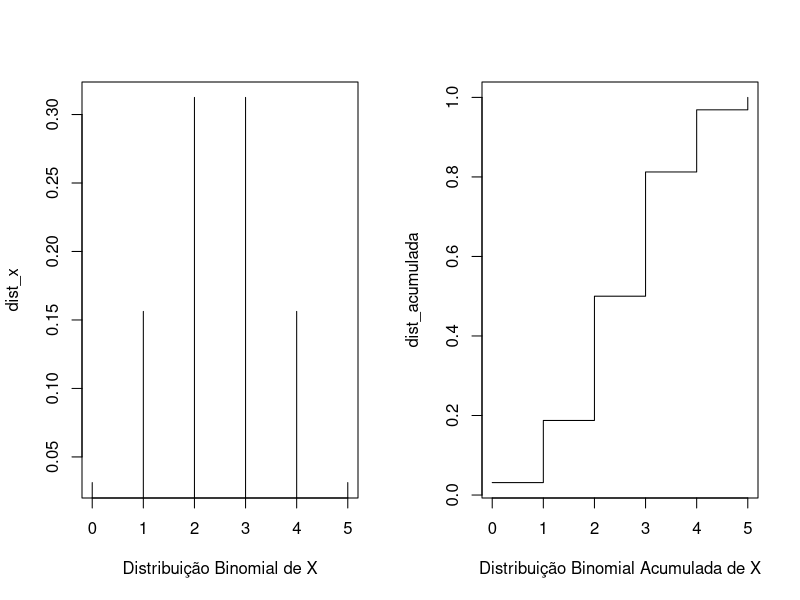
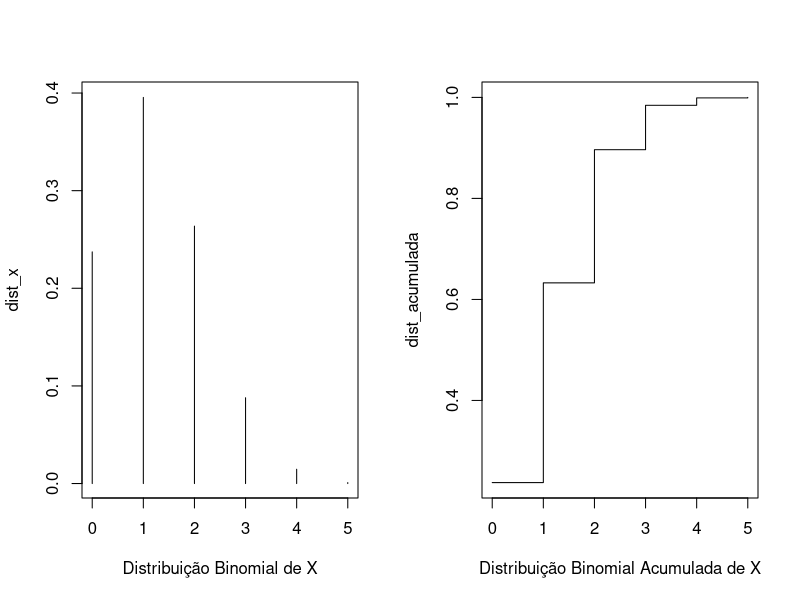
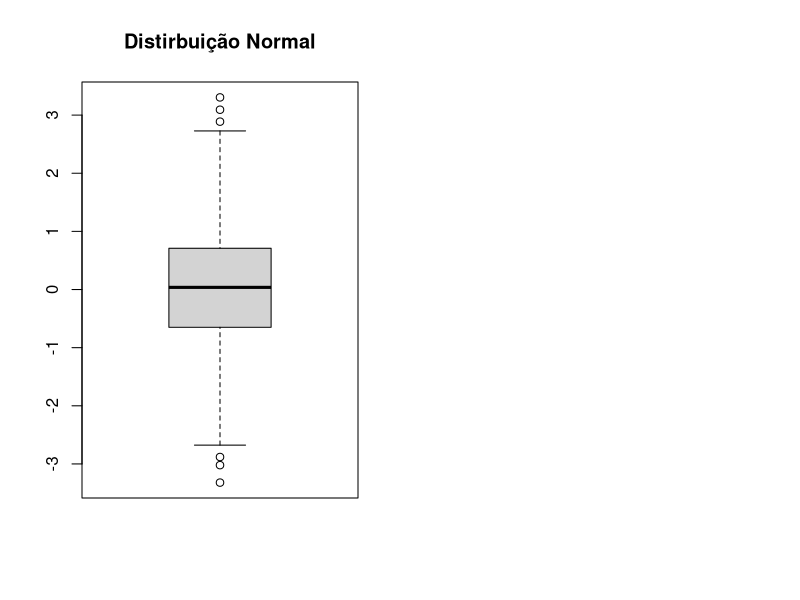
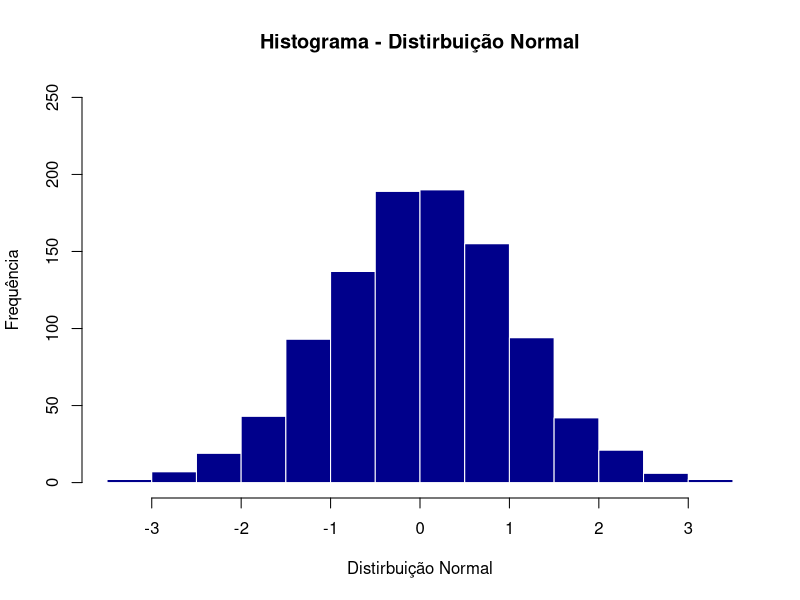
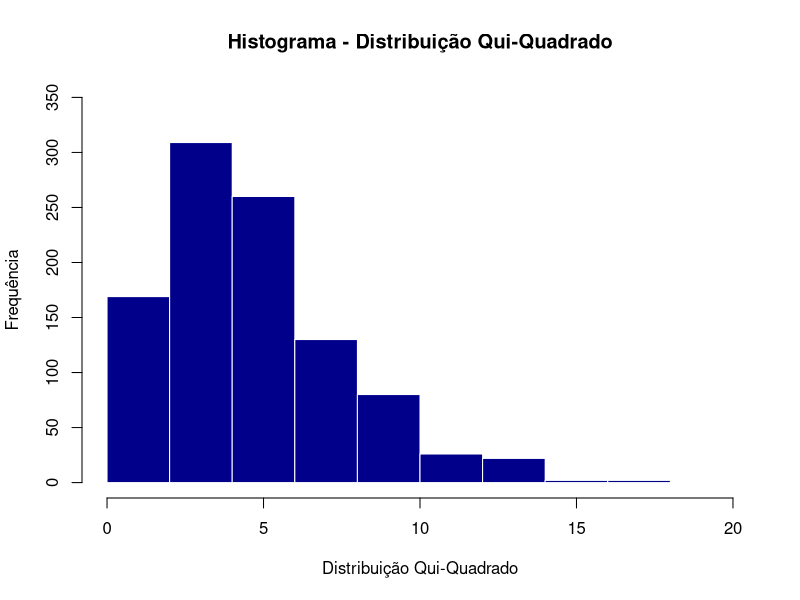
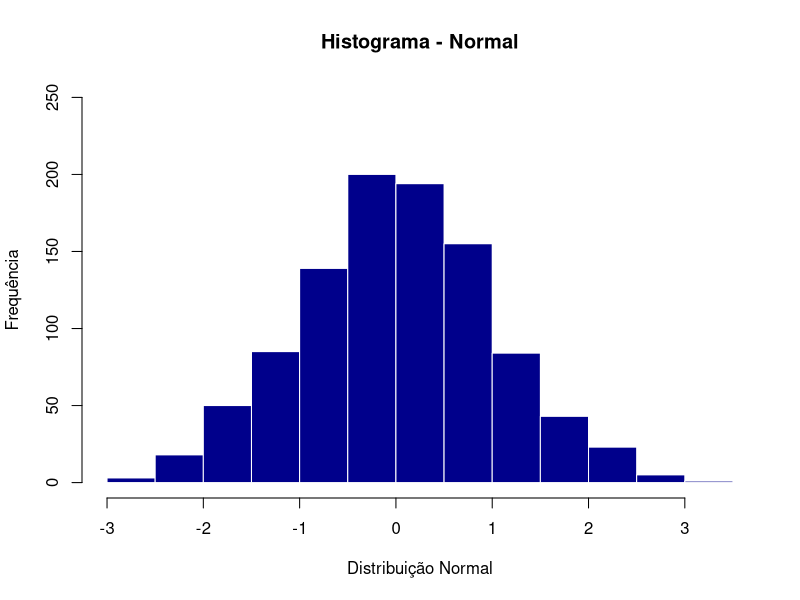
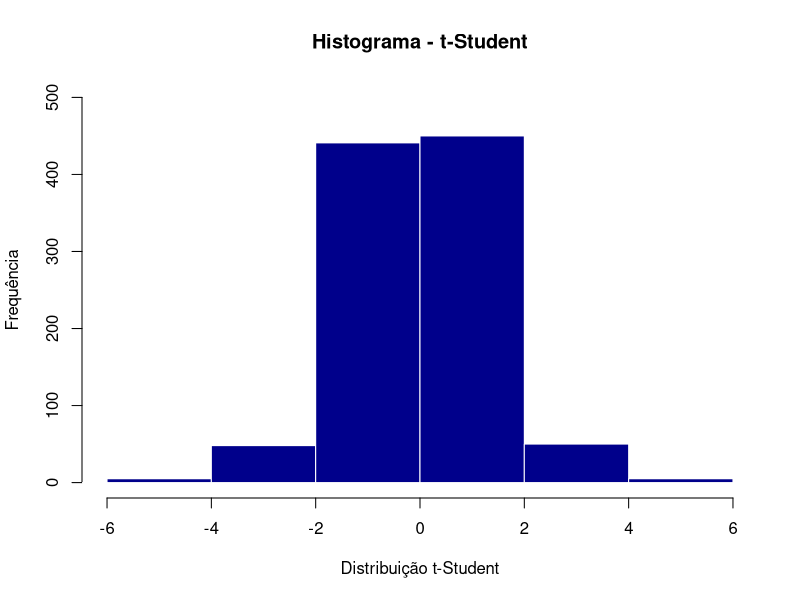

These charts were generated, in order, by the following R code:
####### Lista 2 - Estatística
####### Mestrado Profissionalizante em Economia
####### Aluno: Edevaldo Siqueira Gaudencio

####### Carregando pacotes


########Questão 1
# Um fabricante de peças de automóveis garante que uma caixa de suas peças conterá no 
# máximo, duas defeituosas. Se a caixa contém 18 peças, e sabendo que a experiência mostra 
# que 5% das peças produzidas apresentam defeito, qual a probabilidade de que uma caixa 
# satisfaça a garantia? 

# Dica use a função dbinom ou no excel DISTR.BINOM(número de sucesso;
# número de tentativas; probabilidade; cumulativo=1)  para calcular a probabilidade de 0 peças, 
# 1 peça ou 2 peças defeituosas e calcule a função de distribuição acumulada até 2.)

    # Interpretando o enunciado:
    # Amostra=18
    # Defeito=5% (0.05)
    # Tentativas=2
    
    prob_0 <- dbinom(0, 18, 0.05)
    prob_1 <- dbinom(1, 18, 0.05)
    prob_2 <- dbinom(2, 18, 0.05)
    sum(prob_0+prob_1+prob_2)


########Questão 2
# Se X tem distribuição binomial com parâmetros n=5 e p=½, faça os gráficos da 
# distribuição de X e a função de distribuição acumulada F(X).  

    # Interpretando o enunciado:
    # n=5
    # p=0.5
    par(mfrow = c(1, 2))
    x <- 0:5
    dist_x <- dbinom(x, size = 5, prob = 0.5)
    plot(x, dist_x, type = "h", xlab = "Distribuição Binomial de X")
    dist_acumulada <- pbinom(x, size = 5, prob = 0.5)
    plot(x, dist_acumulada, type = "s", xlab = "Distribuição Binomial Acumulada de X")
    par(mfrow = c(1, 2))


## item A:
# Considere n=5 e p=¼. Obtenha o gráfico da distribuição de X. 
# Qual a diferença do resultado do exercício anterior?

    # Interpretando o enunciado:
    # n=5
    # p=0.25
    par(mfrow = c(1, 2))
    x <- 0:5
    dist_x <- dbinom(x, size = 5, prob = 0.25)
    plot(x, dist_x, type = "h", xlab = "Distribuição Binomial de X")
    dist_acumulada <- pbinom(x, size = 5, prob = 0.25)
    plot(x, dist_acumulada, type = "s", xlab = "Distribuição Binomial Acumulada de X")
    par(mfrow = c(1, 2))


########Questão 3 - Distribuição Normal 
# xi é uma variável aleatória com distribuição normal padrão (média zero e variância 1).
## Item A
# Qual a média e variância de uma distribuição Normal (0,1)? Gere mil observações 
# dessa distribuição Normal (0,1). Calcule a média, variância, 1o. Quartil, media, 
# 3o. Quartil dessas observações geradas. Faça um box-plot e histograma dos dados 
# gerados, qual a sua conclusão com a comparação distribuição teórica. 
# (Dica: No excel vá em Dados/Análise de Dados/Gerar Números Aleatórios. 
# Selecione 1000 números e distribuição normal. No r, use a função rnorm) 

    # Interpretando o enunciado:
    #media=0
    #variancia=1
    #amostra=1000
    
    # Gerando amostra de mil observações
    set.seed(100)
    dist_normal <- rnorm(1000,0,1)
    
    # Média, 1o. Mediana, Quartil, 3o. Quartil
    summary(dist_normal)
    
    # Variância
    var(dist_normal)
    
    # Faça um box-plot dos dados gerado.
    boxplot(dist_normal, main = "Distirbuição Normal")
    
    # Faça um histograma dos dados gerado.
    par(mfrow = c(1, 1))
    hist(dist_normal, col = "darkblue", xlab = "Distirbuição Normal", 
         ylab = "Frequência", border = "white", main = "Histograma - Distirbuição Normal",
         ylim=c(0, 250))    


## Item B
# Gere mais quarto distribuições de uma distribuição normal padrão com 1000 observações. 
# Assim, ficaremos com 5 distribuições normais padrões independentes. (Se manteve a 
# semente fixa, lembre-se de alterá-la). Eleve ao quadrado cada uma das séries e some 
# os valores das 5 séries geradas. Essa soma, de acordo com os resultados acima, deve 
# ter distribuição Y ~ 2(5), ou seja, distribuição chi quadrado com 5 graus de 
# liberdade. Sabemos também que E(Y)=número de graus=5 e Var(Y)=2*número de graus 
# de liberdade=10, uma vez que número de graus de liberdade de X é 5. Faça um 
# histograma, calcule a média e variância. Compare os resultados com os valores 
# teóricos da distribuição 2(5).    

    # Interpretando o enunciado:
    # 5 distribuições normais independentes
    # Elevar ao quadrado 
    # Some os valores das 5 séries geradas
    # Faça um histograma
    # Calcule a média e variância.
    
    
    # Gerando 5 amostras de mil observações cada
    set.seed(101)
    dist_normal_1 <- rnorm(1000,0,1) 
    set.seed(102)
    dist_normal_2 <- rnorm(1000,0,1) 
    set.seed(103)
    dist_normal_3 <- rnorm(1000,0,1)     
    set.seed(104)
    dist_normal_4 <- rnorm(1000,0,1) 
    set.seed(105)
    dist_normal_5 <- rnorm(1000,0,1) 
    
    # Elevar ao quadrado cada uma das distribuições e somar os valores das 5 séries geradas
    qui_quadrado <- (dist_normal_1^2+dist_normal_2^2+dist_normal_3^2+dist_normal_4^2+dist_normal_5^2)    
    
    # Faça um histograma
    par(mfrow = c(1, 1))
    hist(qui_quadrado , col = "darkblue", xlab = "Distribuição Qui-Quadrado", 
         ylab = "Frequência", border = "white", main = "Histograma - Distribuição Qui-Quadrado",
         ylim=c(0, 350), xlim=c(0, 20))   
    
    # Média, 1o. Mediana, Quartil, 3o. Quartil
    summary(qui_quadrado)
    
    # Variância
    var(qui_quadrado)
    
    # Comparando com os valores teóricos, percebe-se que a variancia tende a 10 e a média tende a 5. 
    # Realizada uma simulação com 10.000 números em cada distribuição normal, os valores foram ainda
    # mais próximos do referencial teórico: média de 4.94 e variancia de 9.67
    

## Item C
# Gere agora uma normal X~ N(5,10), primeiro vamos padronizar essa série, isto é, vamos gerar 
# uma nova série da seguinte forma: 
# Calcule a média e desvio-padrão de z, faça um histograma de z. 
# De fato, podemos dizer que Z~N(0,1)_.
    
    # Interpretando o enunciado:    
    # Média: 5
    # Variancia: 10
    # Amostra: 1000
    
    # Gerando amostra de mil observações
    set.seed(106)
    dist_normal_6 <- rnorm(1000,5,sqrt(10))
    
    #vamos padronizar essa série: Z=(X-μ)/√(σ^2 )
    dist_normal_6_padronizada <- (dist_normal_6 - 5)/sqrt(10)
    
    # Faça um histograma
    par(mfrow = c(1, 1))
    hist(dist_normal_6_padronizada, col = "darkblue", xlab = "Distribuição Normal", 
         ylab = "Frequência", border = "white", main = "Histograma - Normal",
         ylim=c(0, 250))   
    
    # Média, 1o. Mediana, Quartil, 3o. Quartil
    summary(dist_normal_6_padronizada)
    
    # Desvio padrão
    sd(dist_normal_6_padronizada)
    
    # A média tende a zero e o desvio padrão tende a 1.
    # Realizada uma simulação com 100.000 números na distribuicao , os valores foram ainda
    # mais próximos do referencial teórico: média de -0.0004 e devio padrão de  0.9963.
    
    
## Item D
# Por fim, vamos simular uma distribuição t(5) com 5 graus de liberdade. 
# Use as séries geradas no item para calcular:t(5)=Z/√(Y/5),
# Use os valores gerados no item c) para o numerador e os valores gerados no item b) 
# para o denominador. Calcule média e variância dessa nova distribuição. 
# Faça um histograma e um box-plot. Há diferenças para a normal (0,1)? 
    
    # Interpretando o enunciado:    
    # simular uma distribuição t(5) com 5 graus de liberdade
    # Valores do item C para o numerador e B para denominador
    # Calcule média e variância dessa nova distribuição
    # Faça um histograma e um box-plot
    # Diferenças em relação a distribuição normal (0,1?
    
    # simular uma distribuição t(5)
    dist_t_student <- (dist_normal_6_padronizada/(sqrt(qui_quadrado/5)))
    
    # Média, 1o. Mediana, Quartil, 3o. Quartil
    summary(dist_t_student)
    
    # Variância
    var(dist_t_student)
    
    # Faça um histograma
    par(mfrow = c(1, 1))
    hist(dist_t_student, col = "darkblue", xlab = "Distribuição t-Student", 
         ylab = "Frequência", border = "white", main = "Histograma - t-Student",
         xlim=c(-6, 6), ylim=c(0, 500))   
    
    # A média tende a zero e a variancia tende a 2.
    # Na distribuição normal, a variância tendia a 1


########Questão 3 - Distribuição Normal 
# Explique sucintamente as seguintes definições de estimadores abaixo:

    # A) estimador não-viesado: Um estimador T é não-viesado (ou não tendencioso) se seu valor 
    #                           esperado for o próprio parâmetro Q que se pretende estimar, 
    #                           isto é, E(T) = Q 
    
    # B) estimador consistente: Consistência é uma propriedade por meio da qual a acurácia de 
    #                           uma estimativa aumenta quando o tamanho da amostra aumenta.
    #                           Dizemos que um estimador para o parâmetro é consistente se, 
    #                           além de ser não-viesado, sua variância tende a zero quando o 
    #                           tamanho amostral tende a infinito.
    
    # C) Explique quando um estimador A é mais eficiente que um estimador B: Caso o estimador
    #                           A e B sejam não viesados de um mesmo parâmetro Q, o primeiro 
    #                           será mais efienciente do que o segundo quando a variância de 
    #                           A for menor que a variância de B.
    